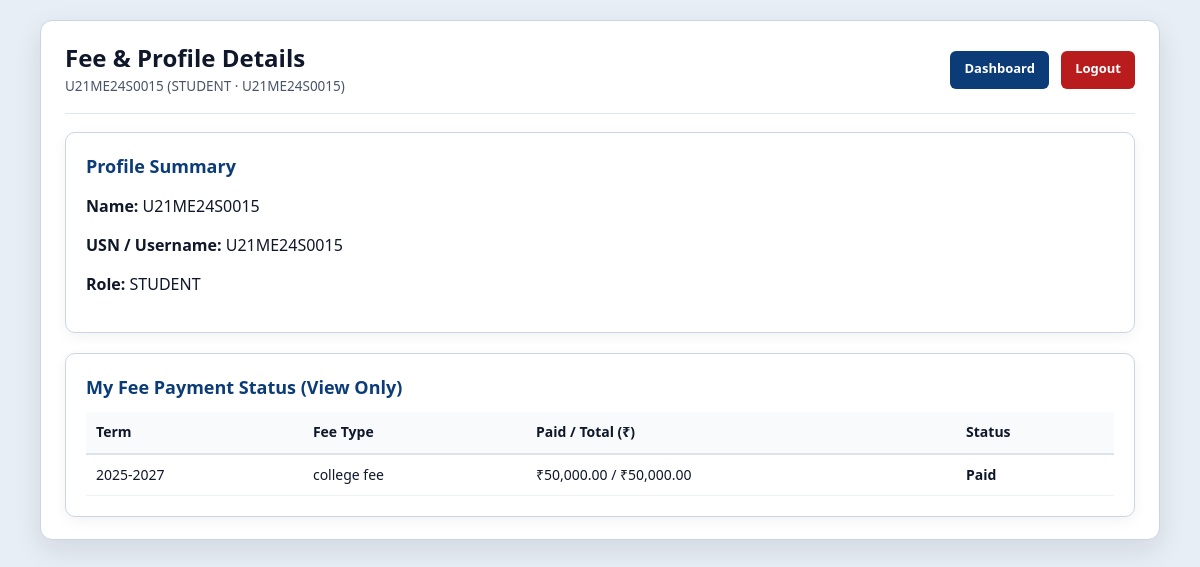
Screenshot of /fees.php (signed in) with the database file from the repository.
### tables this page shows
CREATE TABLE `fee_records` (
  `id` int(11) NOT NULL AUTO_INCREMENT,
  `student_username` varchar(50) NOT NULL,
  `academic_term` varchar(50) NOT NULL,
  `total_amount` decimal(10,2) NOT NULL DEFAULT 0.00,
  `paid_amount` decimal(10,2) NOT NULL DEFAULT 0.00,
  `status` varchar(20) NOT NULL DEFAULT 'Pending',
  `fee_type` varchar(100) NOT NULL DEFAULT '',
  PRIMARY KEY (`id`)
);

### fees.php (the view, shortened to what this page needs)
<?php
require_once 'db.php';
$role = $_SESSION['role'];
$username = $_SESSION['username'];
$fullName = $_SESSION['full_name'] ?? $username;
$filterUsn = ($role === 'admin') ? trim($_GET['filter_usn'] ?? '') : '';
if ($role === 'admin') {
    if ($filterUsn !== '') {
        $stmt = $pdo->prepare(
            'SELECT id, student_username, academic_term, fee_type, total_amount, paid_amount, status
             FROM fee_records
             WHERE student_username LIKE :usn
             ORDER BY id DESC'
        );
        $stmt->execute([':usn' => '%' . $filterUsn . '%']);
        $records = $stmt->fetchAll();
    } else {
        $stmt = $pdo->query(
            'SELECT id, student_username, academic_term, fee_type, total_amount, paid_amount, status
             FROM fee_records ORDER BY id DESC'
        );
        $records = $stmt->fetchAll();
    }
} else {
    $stmt = $pdo->prepare(
        'SELECT id, student_username, academic_term, fee_type, total_amount, paid_amount, status
         FROM fee_records WHERE student_username = :username ORDER BY id DESC'
    );
    $stmt->execute([':username' => $username]);
    $records = $stmt->fetchAll();
}
?>
<!DOCTYPE html>
<html lang="en">
<head>
    <link rel="stylesheet" href="style.css">
</head>
<body>
    <div class="portal-wrapper dashboard-wrapper">
        <div class="dashboard-topbar">
            <div>
                <h1>Fee & Profile Details</h1>
                <p><?php echo htmlspecialchars($fullName, ENT_QUOTES, 'UTF-8'); ?> (<?php echo htmlspecialchars(strtoupper($role), ENT_QUOTES, 'UTF-8'); ?> · <?php echo htmlspecialchars($username, ENT_QUOTES, 'UTF-8'); ?>)</p>
            </div>
            <div>
                <a href="http://localhost/pes-portal/dashboard.php" class="logout-btn" style="background-color:#0b3c78; margin-right:8px;">Dashboard</a>
                <a href="http://localhost/pes-portal/logout.php" class="logout-btn">Logout</a>
            </div>
        </div>
        <div class="dash-card" style="margin-bottom:20px;">
            <h2>Profile Summary</h2>
            <p><strong>Name:</strong> <?php echo htmlspecialchars($fullName, ENT_QUOTES, 'UTF-8'); ?></p>
            <p><strong>USN / Username:</strong> <?php echo htmlspecialchars($username, ENT_QUOTES, 'UTF-8'); ?></p>
            <p><strong>Role:</strong> <?php echo htmlspecialchars(strtoupper($role), ENT_QUOTES, 'UTF-8'); ?></p>
        </div>
        <div class="dash-card">
            <h2><?php echo $role === 'admin' ? 'All Fee Records' : 'My Fee Payment Status (View Only)'; ?></h2>
            <?php if (empty($records)): ?>
                <p><?php echo $filterUsn !== '' ? 'No fee records found matching "' . htmlspecialchars($filterUsn, ENT_QUOTES, 'UTF-8') . '".' : 'No fee records found yet.'; ?></p>
            <?php else: ?>
                <table style="width:100%; border-collapse:collapse; margin-top:12px; font-size:14px;">
                    <thead>
                        <tr style="background:#f8fafc; text-align:left; border-bottom:2px solid #dce3ec;">
                            <th style="padding:10px;">Term</th>
                            <th style="padding:10px;">Fee Type</th>
                            <th style="padding:10px;">Paid / Total (₹)</th>
                            <th style="padding:10px;">Status</th>
                        </tr>
                    </thead>
                    <tbody>
                        <?php foreach ($records as $row): ?>
                            <tr style="border-bottom:1px solid #eef2f6;">
                                <td style="padding:10px;"><?php echo htmlspecialchars($row['academic_term'], ENT_QUOTES, 'UTF-8'); ?></td>
                                <td style="padding:10px;"><?php echo htmlspecialchars($row['fee_type'], ENT_QUOTES, 'UTF-8'); ?></td>
                                <td style="padding:10px;">₹<?php echo htmlspecialchars(number_format((float) $row['paid_amount'], 2), ENT_QUOTES, 'UTF-8'); ?> / ₹<?php echo htmlspecialchars(number_format((float) $row['total_amount'], 2), ENT_QUOTES, 'UTF-8'); ?></td>
                                <td style="padding:10px;"><strong><?php echo htmlspecialchars($row['status'], ENT_QUOTES, 'UTF-8'); ?></strong></td>
                            </tr>
                        <?php endforeach; ?>
                    </tbody>
                </table>
            <?php endif; ?>
        </div>
    </div>
</body>
</html>

### style.css (style rules this page uses)
*, *::before, *::after { box-sizing: border-box; }
html { -webkit-text-size-adjust: 100%; }
body { margin: 0; padding: 20px 14px; background: #e8eef5; font-family: system-ui, -apple-system, BlinkMacSystemFont, "Segoe UI", Roboto, sans-serif; color: #0f172a; line-height: 1.45; }
a { color: #0b3c78; }
.portal-wrapper { width: 100%; max-width: 780px; margin: 0 auto; background: #ffffff; border-radius: 12px; padding: 22px 24px; box-shadow: 0 10px 28px rgba(15, 23, 42, 0.1); border: 1px solid #cbd5e1; }
.dashboard-wrapper { max-width: 1120px; }
.dashboard-topbar { display: flex; flex-wrap: wrap; justify-content: space-between; align-items: center; gap: 12px; padding-bottom: 16px; margin-bottom: 18px; border-bottom: 1px solid #e2e8f0; }
.dashboard-topbar h1 { margin: 0; font-size: 24px; font-weight: 800; color: #0f172a; line-height: 1.25; }
.dashboard-topbar p { margin: 4px 0 0; font-size: 13.5px; color: #475569; }
.dash-card { background: #ffffff; border: 1px solid #cbd5e1; border-radius: 10px; padding: 20px; box-shadow: 0 4px 14px rgba(15, 23, 42, 0.05); }
.dash-card h2 { margin: 0 0 12px; font-size: 18px; font-weight: 700; color: #0b3c78; }
.logout-btn { display: inline-block; min-height: 38px; padding: 8px 14px; border: none; border-radius: 6px; background: #b91c1c; color: #ffffff; font-size: 13px; font-weight: 600; text-decoration: none; cursor: pointer; text-align: center; }
table { width: 100%; border-collapse: collapse; }
th, td { padding: 10px; text-align: left; vertical-align: middle; }

### rows the page displays
fee_records: academic_term "2025-2027", fee_type "college fee", paid_amount "50,000.00", total_amount "50,000.00", status "Paid"

### other values shown
$fullName "U21ME24S0015"
$role "STUDENT"
$username "U21ME24S0015"
